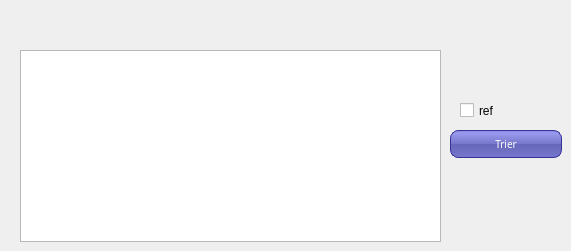
      <widget class="QWidget" name="tab_29">
       <attribute name="title">
        <string>trier billet</string>
       </attribute>
       <widget class="QCheckBox" name="ref">
        <property name="geometry">
         <rect>
          <x>460</x>
          <y>100</y>
          <width>81</width>
          <height>21</height>
         </rect>
        </property>
        <property name="text">
         <string>ref</string>
        </property>
       </widget>
       <widget class="QTableView" name="tabbillettrier">
        <property name="geometry">
         <rect>
          <x>20</x>
          <y>50</y>
          <width>421</width>
          <height>192</height>
         </rect>
        </property>
       </widget>
       <widget class="QPushButton" name="trierbillet">
        <property name="geometry">
         <rect>
          <x>450</x>
          <y>130</y>
          <width>112</width>
          <height>28</height>
         </rect>
        </property>
        <property name="font">
         <font>
          <family>MS Reference Sans Serif</family>
          <pointsize>-1</pointsize>
          <weight>50</weight>
          <italic>false</italic>
          <bold>false</bold>
         </font>
        </property>
        <property name="styleSheet">
         <string notr="true">QPushButton {
color: white;
background-color: QLinearGradient( x1: 0, y1: 0, x2: 0, y2: 1, stop: 0 #88d, stop: 0.1 #99e, stop: 0.49 #77c, stop: 0.5 #66b, stop: 1 #77c);
border-width: 1px;
border-color: #339;
border-style: solid;
border-radius: 8;
padding: 3px;
font-size: 10px;
padding-left: 5px;
padding-right: 5px;
min-width: 100px;
max-width: 100px;
min-height: 20px;
max-height: 20px;
}</string>
        </property>
        <property name="text">
         <string>Trier</string>
        </property>
       </widget>
      </widget>
